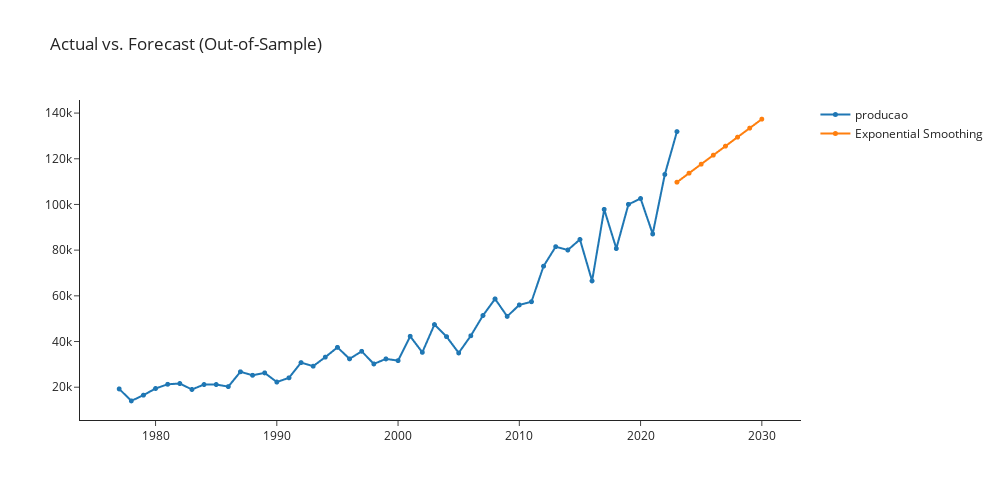

The notebook cell this image was saved under:
### Markdown cell above
## exp_smooth

### Code cell
exp_smooth  = exp.create_model('exp_smooth')
exp.plot_model(plot = 'decomp', 
               data_kwargs = {'type' : 'multiplicative'},
               fig_kwargs = {"height":500,"width":1000,"template": "simple_white","hoverinfo":"none","big_data_threshold":50})
exp.plot_model(estimator = exp_smooth, plot = 'forecast', 
               data_kwargs = {'fh' : 8},
               fig_kwargs = {"height":500,"width":1000,"template": "simple_white","hoverinfo":"none","big_data_threshold":50})

### Figure 1 — Plotly figure (JSON) as saved in the notebook; plotly's stock layout.template omitted (floating-point values rounded to 4 significant figures)
{"data": [{"hoverinfo": "none", "line": {"width": 2}, "marker": {"size": 5}, "mode": "lines+markers", "name": "producao", "type": "scattergl", "x": [1977, 1978, 1979, 1980, 1981, 1982, 1983, 1984, 1985, 1986, 1987, 1988, 1989, 1990, 1991, 1992, 1993, 1994, 1995, 1996, 1997, 1998, 1999, 2000, 2001, 2002, 2003, 2004, 2005, 2006, 2007, 2008, 2009, 2010, 2011, 2012, 2013, 2014, 2015, 2016, 2017, 2018, 2019, 2020, 2021, 2022, 2023, 2024, 2025, 2026, 2027, 2028, 2029, 2030], "xaxis": "x", "y": [19256, 14017, 16514, 19435, 21284, 21605, 19015, 21178, 21175, 20265, 26759, 25224, 26268, 22258, 24100.0, 30770.0, 29210.0, 33170.0, 37440.0, 32400.0, 35720.0, 30190.0, 32390.0, 31640.0, 42290.0, 35270.0, 47410.0, 42130.0, 35010.0, 42510.0, 51370.0, 58650.0, 51000.0, 56020.0, 57410.0, 72980.0, 81510.0, 80050.0, 84670.0, 66530.0, 97840.0, 80710.0, 100000.0, 102600.0, 87100.0, 113100.0, 131900.0, null, null, null, null, null, null, null], "yaxis": "y"}, {"hoverinfo": "none", "line": {"width": 2}, "marker": {"size": 5}, "mode": "lines+markers", "name": "Exponential Smoothing", "type": "scattergl", "x": [1977, 1978, 1979, 1980, 1981, 1982, 1983, 1984, 1985, 1986, 1987, 1988, 1989, 1990, 1991, 1992, 1993, 1994, 1995, 1996, 1997, 1998, 1999, 2000, 2001, 2002, 2003, 2004, 2005, 2006, 2007, 2008, 2009, 2010, 2011, 2012, 2013, 2014, 2015, 2016, 2017, 2018, 2019, 2020, 2021, 2022, 2023, 2024, 2025, 2026, 2027, 2028, 2029, 2030], "xaxis": "x", "y": [null, null, null, null, null, null, null, null, null, null, null, null, null, null, null, null, null, null, null, null, null, null, null, null, null, null, null, null, null, null, null, null, null, null, null, null, null, null, null, null, null, null, null, null, null, null, 109700.0, 113700.0, 117600.0, 121600.0, 125500.0, 129500.0, 133400.0, 137400.0], "yaxis": "y"}], "layout": {"autosize": false, "height": 500, "showlegend": true, "title": {"text": "Actual vs. Forecast (Out-of-Sample)"}, "width": 1000, "xaxis": {"anchor": "y", "domain": [0, 1]}, "yaxis": {"anchor": "x", "domain": [0, 1]}}}
